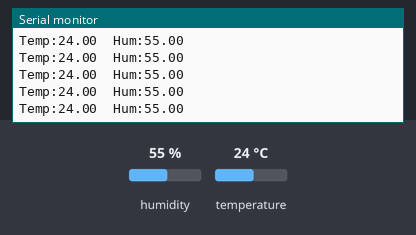
The sketch below on a simulated Arduino Uno, built with avr-gcc and run on an emulated ATmega328P. Shown: the last lines printed to the serial monitor. The inputs (shaded band) are chosen by the test bench; at power-on: humidity 55 %, temperature 24 °C.

Above: at 1.2 s.
1.3 s: humidity set to 22 %
At 2.3 s:
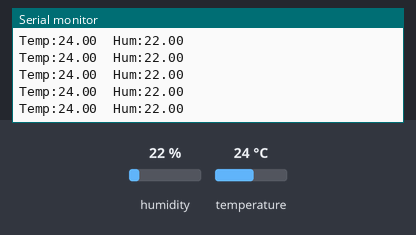
4.3 s: temperature set to 12 °C
At 5.3 s:
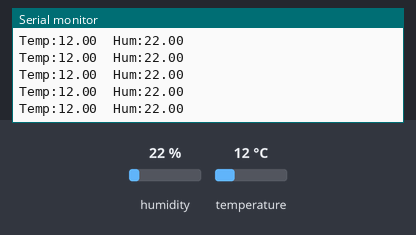
5.8 s: humidity set to 40 %
At 6.8 s:
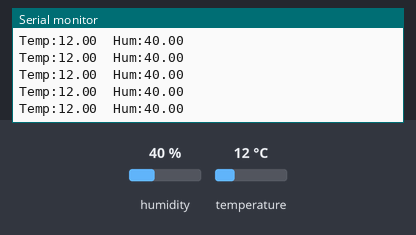
8.8 s: temperature set to 33 °C
At 9.9 s:
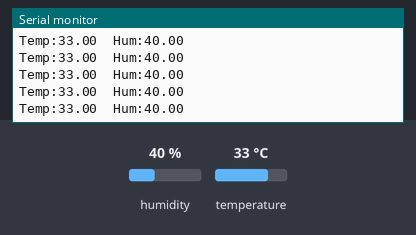
Timing chart, 0 to 11.8 s (numbered marks = the images above; inputs shaded):
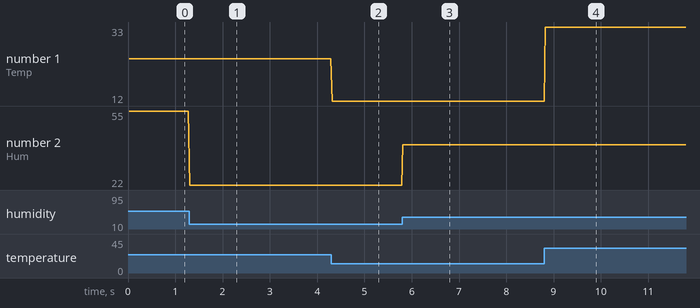

The sketch:

text001.ino
```cpp
/*
 * 温湿度传感器程序
 */


#include <dht11.h>
#include <Arduino.h>
dht11 DHT11;
#define DHT11PIN 2
void setup()
{
  Serial.begin(9600);
}

void loop()
{
  //Serial.println("/n");
  int chk = DHT11.read(DHT11PIN);
  // Serial.print("Read sensor: ");
   /*
  switch (chk)
  {
    case DHTLIB_OK:
                Serial.println("OK");
                break;
    case DHTLIB_ERROR_CHECKSUM:
                Serial.println("校验和错误");
                break;
    case DHTLIB_ERROR_TIMEOUT:
                Serial.println("超时错误");
                break;
    default:
                Serial.println("未知错误");
                break;
  }
   */
  Serial.print("Temp:");
  Serial.print((float)DHT11.temperature, 2);
  Serial.print("  Hum:");
  Serial.println((float)DHT11.humidity, 2);
 //delay(1000);
}
```

Measured:
- after the input at 1.3 s, the serial monitor: prints a new line at once (image 1)
- after the input at 4.3 s, the serial monitor: prints a new line at once (image 2)
- after the input at 5.8 s, the serial monitor: prints a new line at once (image 3)
- after the input at 8.8 s, the serial monitor: prints a new line at once (image 4)
- plotted number 1: 24 → 12 after the input at 4.3 s, 12 → 33 after the input at 8.8 s
- plotted number 2: 55 → 22 after the input at 1.3 s, 22 → 40 after the input at 5.8 s
